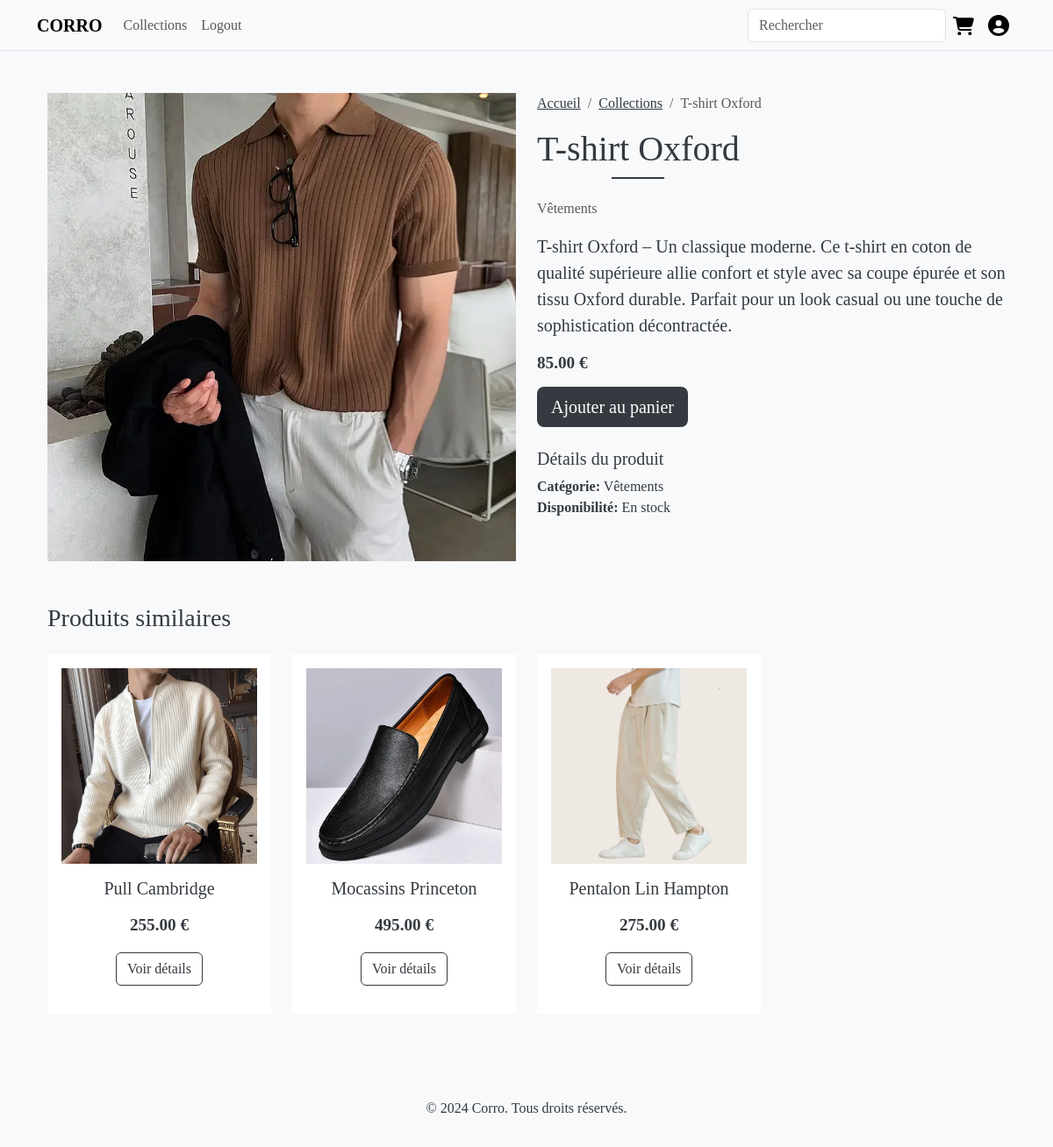
The app's page /product/t-shirt-oxford/ with its own data.
### products/models.py (models this page shows, shortened)
class Product(models.Model):
    category = models.ForeignKey(Category, on_delete=models.CASCADE)
    name = models.CharField(max_length=200)
    slug = models.SlugField(unique=True)
    description = models.TextField()
    price = models.DecimalField(max_digits=10, decimal_places=2)
    image = models.ImageField(upload_to='products/')
    stock = models.IntegerField()
    available = models.BooleanField(default=True)
    created = models.DateTimeField(auto_now_add=True)
    updated = models.DateTimeField(auto_now=True)
    def get_absolute_url(self):
        return reverse('product_detail', args=[self.slug])

class Category(models.Model):
    name = models.CharField(max_length=100)
    slug = models.SlugField(unique=True)
    class Meta:
        verbose_name_plural = 'categories'

### products/views.py (the view)
# urls.py: path('product/<slug:slug>/', views.product_detail, name='product_detail'),
def product_detail(request, slug):
    product = get_object_or_404(Product, slug=slug, available=True)
    related_products = Product.objects.filter(category=product.category).exclude(id=product.id)[:4]
    return render(request, 'products/product_detail.html', {
        'product': product,
        'related_products': related_products
    })

### templates/products/product_detail.html (shortened to what this page needs)
{% extends 'base.html' %}
{% block content %}
<div class="container mt-5">
    <div class="row">
        <div class="col-md-6">
            <img src="{{ product.image.url }}" class="img-fluid" alt="{{ product.name }}">
        </div>
        <div class="col-md-6">
            <nav aria-label="breadcrumb">
                <ol class="breadcrumb">
                    <li class="breadcrumb-item"><a href="{% url 'home' %}">Accueil</a></li>
                    <li class="breadcrumb-item"><a href="{% url 'product_list' %}">Collections</a></li>
                    <li class="breadcrumb-item active">{{ product.name }}</li>
                </ol>
            </nav>
            <h2>{{ product.name }}</h2>
            <p class="text-muted">{{ product.category.name }}</p>
            <p class="lead">{{ product.description }}</p>
            <h4 class="price">{{ product.price }} €</h4>
            <form action="{% url 'mycart:cart_add' product.id %}" method="post" class="mb-4">
                <button type="submit" class="btn btn-dark btn-lg">Ajouter au panier</button>
            </form>
            <div class="product-details mt-4">
                <h5>Détails du produit</h5>
                <ul class="list-unstyled">
                    <li><strong>Catégorie:</strong> {{ product.category.name }}</li>
                    <li><strong>Disponibilité:</strong> {% if product.stock > 0 %}En stock{% else %}Rupture de stock{% endif %}</li>
                </ul>
            </div>
        </div>
    </div>
    {% if related_products %}
    <section class="related-products mt-5">
        <h3 class="mb-4">Produits similaires</h3>
        <div class="row">
            {% for related in related_products %}
            <div class="col-md-3">
                <div class="product-card">
                    <img src="{{ related.image.url }}" class="img-fluid" alt="{{ related.name }}">
                    <div class="product-info">
                        <h5>{{ related.name }}</h5>
                        <p class="price">{{ related.price }} €</p>
                        <a href="{{ related.get_absolute_url }}" class="btn btn-outline-dark">Voir détails</a>
                    </div>
                </div>
            </div>
            {% endfor %}
        </div>
    </section>
    {% endif %}
</div>
{% endblock %}

### staticfiles/css/style.css (style rules this page uses)
.product-card { transition: transform 0.3s ease; }
body { font-family: 'Times New Roman', Times, serif; background-color: #f8f9fa; color: #343a40; }
.breadcrumb-item a { color: #343a40 !important; }
.btn-dark { background-color: #343a40; border: none; }
.btn-outline-dark { border-color: #343a40; color: #343a40; }
.product-card { margin-bottom: 30px; background: white; border: none; transition: transform 0.3s ease; }
.product-info { padding: 1.5rem; text-align: center; }
.product-info h5 { font-family: 'Playfair Display', serif; margin-bottom: 0.5rem; }
.price { color: #666; font-size: 1.1rem; margin-bottom: 1rem; }
h2 { font-family: 'Playfair Display', serif; font-size: 2.5rem; margin-bottom: 2rem; position: relative; display: inline-block; }
h2:after { content: ''; position: absolute; bottom: -10px; left: 50%; transform: translateX(-50%); width: 60px; height: 2px; background: #343a40; }
.product-card { background: white; padding: 1rem; margin-bottom: 2rem; transition: transform 0.3s ease, box-shadow 0.3s ease; }
.product-info { padding: 1rem; text-align: center; }
.price { color: #343a40; font-size: 1.2rem; font-weight: bold; margin: 1rem 0; }

### records on screen
Product: image (picture), name "T-shirt Oxford", category.name "Vêtements", description "T-shirt Oxford – Un classique moderne. Ce t-shirt en coton de qualité supérieure allie confort et style avec sa coupe épurée et son tissu Oxford durable. Parfait pour un look casual ou une touche de sophistication décontractée.", price "85.00"
Product: image (picture), name "Pull Cambridge", price "255.00"
Product: image (picture), name "Mocassins Princeton", price "495.00"
Product: image (picture), name "Pentalon Lin Hampton", price "275.00"
